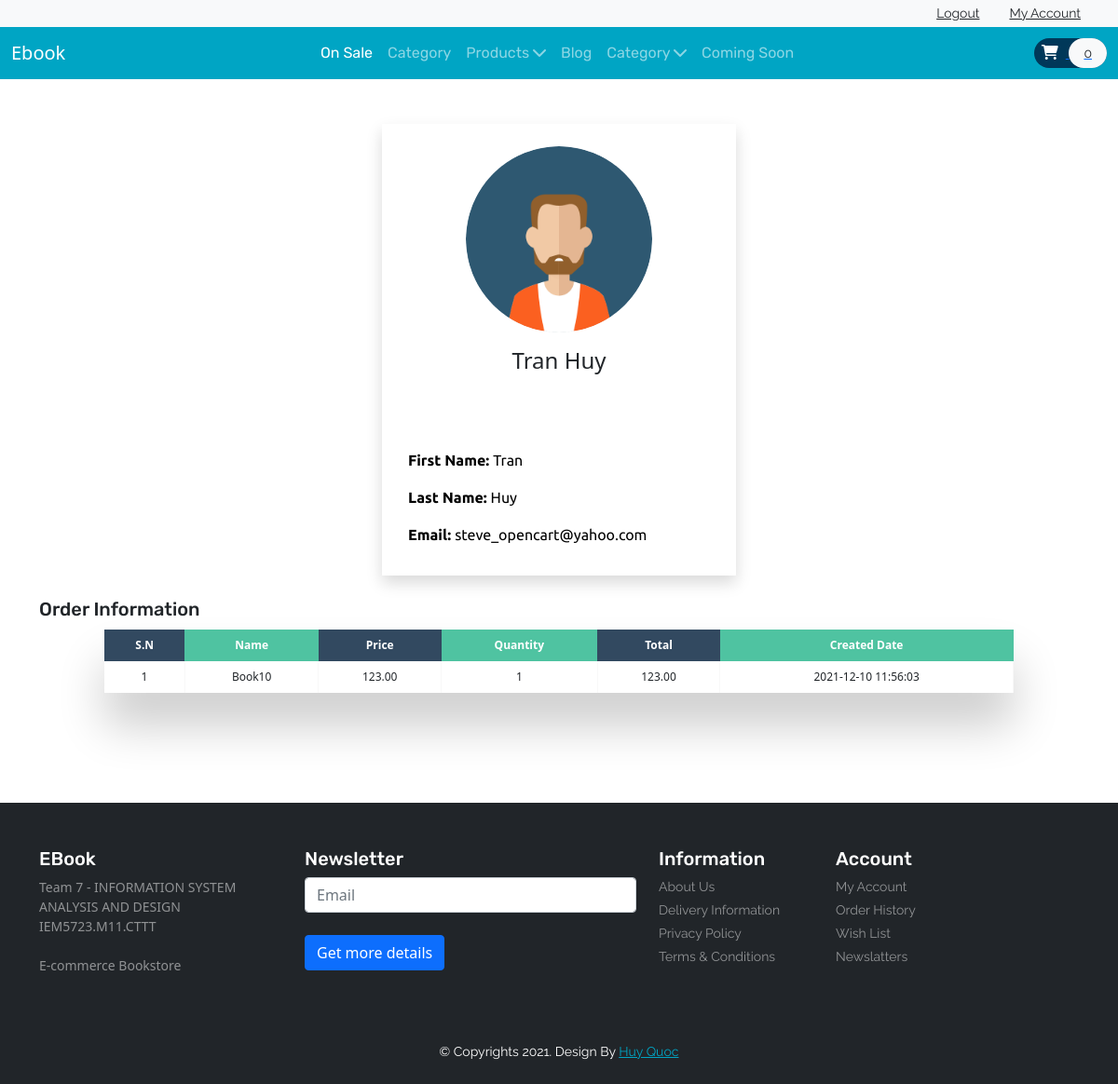
Page /order-detail.php?id=10 (signed in) on the committed database.
### tables this page shows
CREATE TABLE IF NOT EXISTS `user` (
  `userID` int(11) NOT NULL AUTO_INCREMENT,
  `firstName` varchar(100) DEFAULT NULL,
  `lastName` varchar(100) DEFAULT NULL,
  `email` varchar(200) NOT NULL,
  `contact` varchar(150) DEFAULT NULL,
  `address` varchar(255) DEFAULT NULL,
  `password` varchar(200) NOT NULL,
  `profileImage` varchar(255) DEFAULT NULL,
  `registerDate` datetime DEFAULT NULL,
  PRIMARY KEY (`userID`)
);

CREATE TABLE IF NOT EXISTS `order_item` (
  `id` int(10) UNSIGNED NOT NULL AUTO_INCREMENT,
  `order_id` int(11) NOT NULL,
  `product_id` int(11) NOT NULL,
  `name` varchar(150) NOT NULL,
  `price` decimal(10,2) NOT NULL,
  `qty` int(11) NOT NULL,
  `total` decimal(10,2) NOT NULL,
  `created_date` datetime NOT NULL DEFAULT CURRENT_TIMESTAMP,
  PRIMARY KEY (`id`)
);

### helper.php (called while the page is built, shortened)
<?php
function get_user_info($con, $userID){
    $query = "SELECT * FROM user WHERE userID=?";
    $q = mysqli_stmt_init($con);
    mysqli_stmt_prepare($q, $query);
    mysqli_stmt_bind_param($q, 'i', $userID);
    mysqli_stmt_execute($q);
    $result = mysqli_stmt_get_result($q);
    $row = mysqli_fetch_array($result);
    return empty($row) ? false : $row;
}

### order-detail.php (the view, shortened to what this page needs)
<?php
include ('header.php');
include ('helper.php');
$is_user_logged_in = isset($_SESSION['userID']) ? true: false;
$userID = $_SESSION['userID'];
$user = get_user_info($con, $userID);
?>
<section id="main-site">
    <div class="container py-5">
        <div class="row">
            <div class="col-4 offset-4 shadow py-4">
                <div class="upload-profile-image d-flex justify-content-center pb-5">
                    <div class="text-center">
                        <img class="img rounded-circle" style="width: 200px; height: 200px;" src="<?php echo isset($user['profileImage']) ? $user['profileImage'] : './assets/profile/beard.png'; ?>" alt="">
                        <h4 class="py-3">
                            <?php
                            if(isset($user['firstName'])){
                                printf('%s %s', $user['firstName'], $user['lastName'] );
                            }
                            ?>
                        </h4>
                    </div>
                </div>
                <div class="user-info px-3">
                    <ul class="font-ubuntu navbar-nav">
                        <li class="nav-link" style="color: black"><b>First Name: </b><span><?php echo isset($user['firstName']) ? $user['firstName'] : ''; ?></span></li>
                        <li class="nav-link" style="color: black"><b>Last Name: </b><span><?php echo isset($user['lastName']) ? $user['lastName'] : ''; ?></span></li>
                        <li class="nav-link" style="color: black"><b>Email: </b><span><?php echo isset($user['email']) ? $user['email'] : ''; ?></span></li>
                    </ul>
                </div>
            </div>
        </div>
        <br>
        <h2 class="font-rubik font-size-20">Order Information</h2>
        <div class="table-wrapper">
            <table class="fl-table">
                <thead>
                <tr>
                    <th>S.N</th>
                    <th>Name</th>
                    <th>Price</th>
                    <th>Quantity</th>
                    <th>Total</th>
                    <th>Created Date</th>
                </tr>
                </thead>
                <tbody>
                <?php
                if($is_user_logged_in)
                {
                    $orderID = isset($_GET['id']) ? $_GET['id'] : false;
                    $sql= "SELECT * FROM `order_item`  WHERE order_id='$orderID' ";
                    $res= mysqli_query($con,$sql);
                    $count= mysqli_num_rows($res);
                    $sn=1;
                    if($count>0)
                    {
                        while($row = mysqli_fetch_assoc($res))
                        {
                            $name=$row['name'];
                            $price=$row['price'];
                            $qty=$row['qty'];
                            $total= $row['total'];
                            $created_date=$row['created_date'];
                            ?>
                            <tr>
                                <td><?php echo $sn++?></td>
                                <td><?php echo $name?></td>
                                <td><?php echo $price?></td>
                                <td><?php echo $qty?></td>
                                <td><?php echo $total?></td>
                                <td><?php echo $created_date?></td>
                            </tr>
                            <?php
                        }
                    }
                    else
                    {
                        echo "<tr><td colspan='12' class ='error'>Order Item not found!</td></tr>";
                    }
                }
                ?>
            </table>
        </div>
    </div>
</section>
<?php
include ('footer.php');
?>

### style.css (style rules this page uses)
.font-rubik { font-family: "Rubik", cursive; }
.font-size-20 { font-size: 20px; }
:root { --font-ubuntu: 'Ubuntu', monospace; --color-border: #e5e5e5; }
.font-ubuntu { font-family: var(--font-ubuntu); }
.table-wrapper { margin: 10px 70px 70px; box-shadow: 0px 35px 50px rgba( 0, 0, 0, 0.2 ); }
.fl-table { border-radius: 5px; font-size: 12px; font-weight: normal; border: none; border-collapse: collapse; width: 100%; max-width: 100%; white-space: nowrap; background-color: white; }
.fl-table td, .fl-table th { text-align: center; padding: 8px; }
.fl-table td { border-right: 1px solid #f8f8f8; font-size: 12px; }
.fl-table thead th { color: #ffffff; background: #4FC3A1; }
.fl-table thead th:nth-child(odd) { color: #ffffff; background: #324960; }

### rows in the picture
user: profileImage (picture), firstName "Tran", lastName "Huy", email "steve_opencart@yahoo.com"
order_item: name "Book10", price "123.00", qty "1", total "123.00", created_date "2021-12-10 11:56:03"

### other values in the picture
count($product->getData('cart')) "0"
